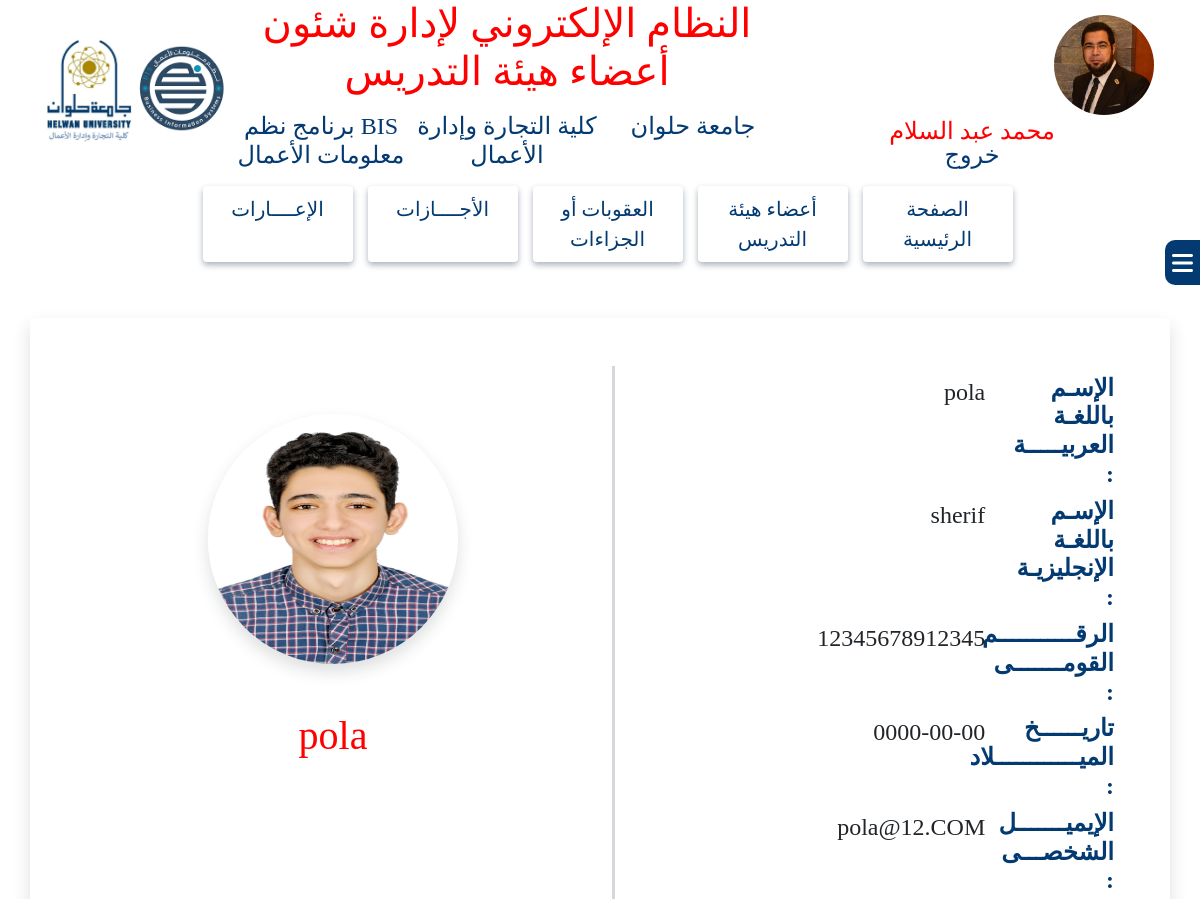
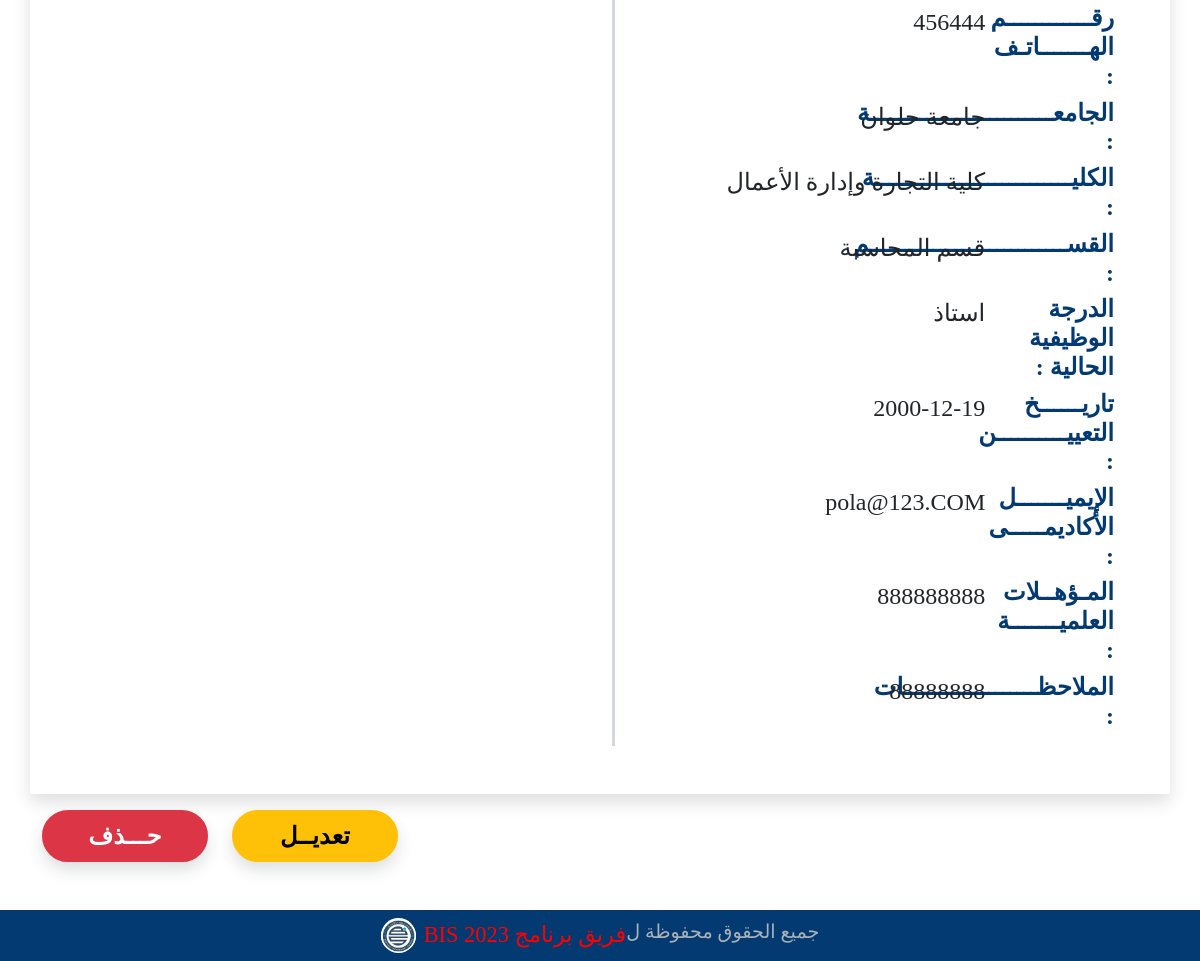
Before: /system/memberDetails.php?id=14 (signed in) with the older database file (2 pictures, top to bottom).
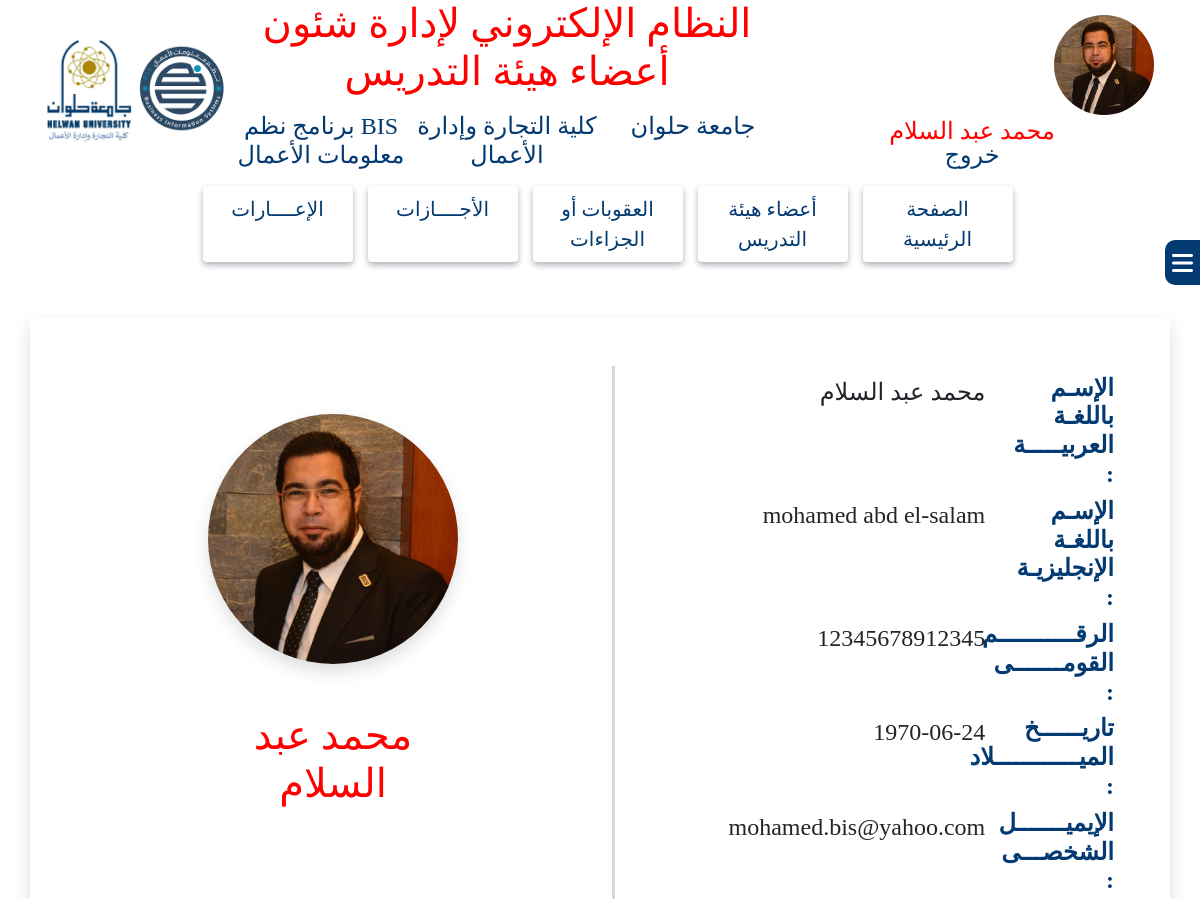
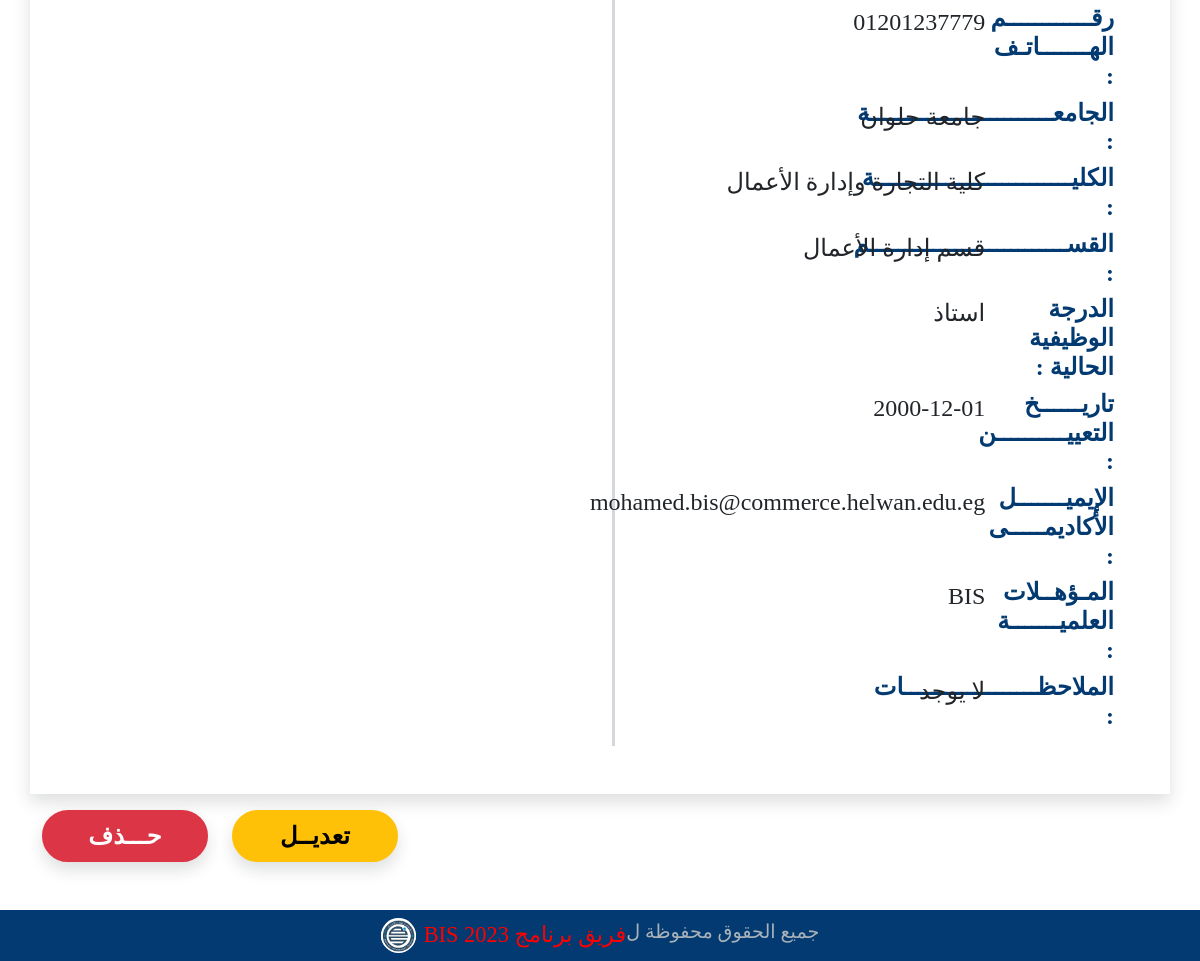
After: the same page with the newer database file (2 pictures, top to bottom).
### tables this page shows
CREATE TABLE `doctors_account` (
  `DoctorCode` int(11) NOT NULL,
  `Doctor_ar_Name` varchar(255) NOT NULL,
  `Doctor_eng_Name` varchar(255) NOT NULL,
  `National_id` varchar(255) NOT NULL,
  `Mobile` varchar(255) NOT NULL,
  `Academic_Mail` varchar(255) NOT NULL,
  `Personal_Mail` varchar(255) NOT NULL,
  `Notes` text NOT NULL,
  `Doctor_image` varchar(255) NOT NULL,
  `Department_id` tinyint(4) NOT NULL,
  `uni_id` tinyint(4) NOT NULL,
  `Faculty_id` tinyint(4) NOT NULL,
  `Doctor_job_id` tinyint(4) NOT NULL,
  `date_of_birth` date NOT NULL,
  `hiring_date` date NOT NULL,
  `qualifications` text NOT NULL
);

CREATE TABLE `departments` (
  `Department_id` tinyint(4) NOT NULL,
  `Department_ar_name` varchar(30) NOT NULL,
  `Department_eng_name` varchar(30) NOT NULL
);

CREATE TABLE `universities` (
  `uni_id` tinyint(4) NOT NULL,
  `uni_ar_name` varchar(30) NOT NULL,
  `uni_eng_name` varchar(30) NOT NULL
);

CREATE TABLE `faculties` (
  `Faculty_id` tinyint(4) NOT NULL,
  `Faculty_ar_name` varchar(50) NOT NULL,
  `Faculty_eng_name` varchar(50) NOT NULL
);

CREATE TABLE `doctor_jobs` (
  `Doctor_job_id` tinyint(4) NOT NULL,
  `Doctor_job_ar_name` varchar(20) NOT NULL,
  `Doctor_job_eng_name` varchar(20) NOT NULL,
  `job_order` tinyint(4) NOT NULL
);

### system/memberDetails.php (the view, shortened to what the changed rows need)
<?php
include "../Connections/syscon.php";
if (isset($_GET['id'])) {
    $id = $_GET['id'];
    mysqli_select_db($bis, $database_bis);
    $myquery = "SELECT * FROM doctors_account
    INNER JOIN  departments
    ON doctors_account.Department_id=departments.Department_id
    INNER JOIN  universities
    ON doctors_account.uni_id=universities.uni_id
    INNER JOIN  faculties
    ON doctors_account.Faculty_id=faculties.Faculty_id
    INNER JOIN  doctor_jobs
    ON doctors_account.Doctor_job_id=doctor_jobs.Doctor_job_id
    WHERE doctors_account.DoctorCode= $id";
    $result = $bis->query($myquery);
    if ($result->num_rows === 1) {
        $row = $result->fetch_assoc();
        $qualifications = $row['qualifications'];
        $date_of_birth = $row['date_of_birth'];
        $hiring_date = $row['hiring_date'];
        $Doctor_ar_Name = $row['Doctor_ar_Name'];
        $Doctor_eng_Name = $row["Doctor_eng_Name"];
        $National_id = $row["National_id"];
        $Mobile = $row["Mobile"];
        $Academic_Mail = $row["Academic_Mail"];
        $Personal_Mail = $row["Personal_Mail"];
        $Notes = $row["Notes"];
        $Doctor_image = $row["Doctor_image"];
        $Department_ar_name = $row["Department_ar_name"];
        $uni_ar_name = $row["uni_ar_name"];
        $Faculty_ar_name = $row["Faculty_ar_name"];
        $Doctor_job_ar_name = $row["Doctor_job_ar_name"];
    }
}
?>
<!DOCTYPE html>
<html lang="ar">
<head>
    <link rel="stylesheet" href="../css/all.min.css">
    <link rel="stylesheet" href="../css/bootstrap.min.css">
    <link rel="stylesheet" href="../css/style.css">
</head>
<body class="body">
    <?php
    include('header.php');
    ?>
        <?php
        include('sidebar.php');
        ?>
    <div class="container bg-white p-5 shadow mt-5">
        <div class="row align-items-center">
            <div class="col-md-6">
                <div class="memberData p-2">
                    <div class="row">
                        <div class="col-md-9">
                            <p class="fs-4"><?php echo $Doctor_ar_Name; ?></p>
                        </div>
                    </div>
                    <div class="row">
                        <div class="col-md-9">
                            <p class="fs-4"><?php echo $Doctor_eng_Name ?></p>
                        </div>
                    </div>
                    <div class="row">
                        <div class="col-md-9">
                            <p class="fs-4"><?php echo $National_id ?></p>
                        </div>
                    </div>
                    <div class="row">
                        <div class="col-md-9">
                            <p class="fs-4"><?php echo $date_of_birth ?> </p>
                        </div>
                    </div>
                    <div class="row">
                        <div class="col-md-9">
                            <p class="fs-4"><?php echo $Personal_Mail ?></p>
                        </div>
                    </div>
                    <div class="row">
                        <div class="col-md-9">
                            <p class="fs-4"><?php echo $Mobile ?></p>
                        </div>
                    </div>
                    <div class="row">
                        <div class="col-md-9">
                            <p class="fs-4"><?php echo $uni_ar_name ?></p>
                        </div>
                    </div>
                    <div class="row">
                        <div class="col-md-9">
                            <p class="fs-4"> <?php echo $Faculty_ar_name ?> </p>
                        </div>
                    </div>
                    <div class="row">
                        <div class="col-md-9">
                            <p class="fs-4"><?php echo $Department_ar_name ?></p>
                        </div>
                    </div>
                    <div class="row">
                        <div class="col-md-9">
                            <p class="fs-4"><?php echo $Doctor_job_ar_name ?></p>
                        </div>
                    </div>
                    <div class="row">
                        <div class="col-md-9">
                            <p class="fs-4"><?php echo $hiring_date ?></p>
                        </div>
                    </div>
                    <div class="row">
                        <div class="col-md-9">
                            <p class="fs-4"><?php echo $Academic_Mail ?></p>
                        </div>
                    </div>
                    <div class="row">
                        <div class="col-md-9">
                            <p class="fs-4"><?php echo $qualifications ?> </p>
                        </div>
                    </div>
                    <div class="row">
                        <div class="col-md-9">
                            <p class="fs-4"><?php echo $Notes ?> </p>
                        </div>
                    </div>
                </div>
            </div>
            <div class="col-md-6  d-flex justify-content-center align-items-center align-self-baseline mt-5">
                <div class="memberPhoto">
                    <img src="../images/members/<?php echo $Doctor_image ?>" class="w-100 h-100 ratio-1x1 rounded-circle shadow" alt="">
                    <h1 class="text-center mainTitle mt-5"><?php echo $Doctor_ar_Name; ?></h1>
                </div>
            </div>
        </div>
    </div>
    <?php
    include('footer.php');
    ?>
</body>
</html>

Changed rows visible on the page:
changed doctors_account "جامعة حلوان": Doctor_ar_Name "pola" → "محمد عبد السلام"; Doctor_eng_Name "sherif" → "mohamed abd el-salam"; date_of_birth "0000-00-00" → "1970-06-24"; Personal_Mail "pola@12.COM" → "mohamed.bis@yahoo.com"; Mobile "456444" → "01201237779"; Department.Department_ar_name "قسم المحاسبة" → "قسم إدارة الأعمال"; hiring_date "2000-12-19" → "2000-12-01"; Academic_Mail "pola@123.COM" → "mohamed.bis@commerce.helwan.edu.eg"; qualifications "888888888" → "BIS"; Notes "88888888" → "لا يوجد"; Doctor_image: a different picture
